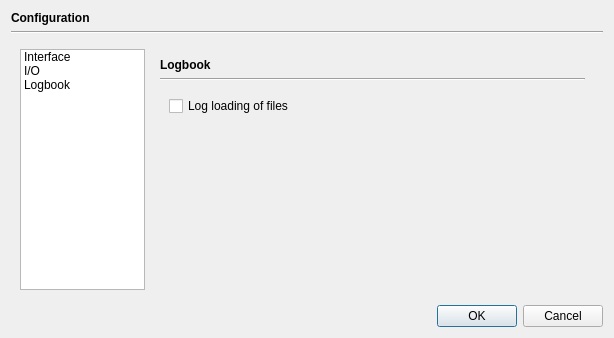
<?xml version="1.0" encoding="UTF-8"?>
<ui version="4.0">
 <class>ConfigurationDialog</class>
 <widget class="QDialog" name="ConfigurationDialog">
  <property name="geometry">
   <rect>
    <x>0</x>
    <y>0</y>
    <width>614</width>
    <height>338</height>
   </rect>
  </property>
  <property name="windowTitle">
   <string>Dialog</string>
  </property>
  <layout class="QVBoxLayout" name="verticalLayout">
   <item>
    <widget class="QLabel" name="label">
     <property name="font">
      <font>
       <weight>75</weight>
       <bold>true</bold>
      </font>
     </property>
     <property name="text">
      <string>Configuration</string>
     </property>
    </widget>
   </item>
   <item>
    <widget class="Line" name="line">
     <property name="orientation">
      <enum>Qt::Horizontal</enum>
     </property>
    </widget>
   </item>
   <item>
    <widget class="QWidget" name="widget" native="true">
     <property name="sizePolicy">
      <sizepolicy hsizetype="Preferred" vsizetype="Preferred">
       <horstretch>0</horstretch>
       <verstretch>1</verstretch>
      </sizepolicy>
     </property>
     <layout class="QHBoxLayout" name="horizontalLayout">
      <item>
       <widget class="QListWidget" name="listWidget">
        <property name="sizePolicy">
         <sizepolicy hsizetype="Fixed" vsizetype="Expanding">
          <horstretch>0</horstretch>
          <verstretch>0</verstretch>
         </sizepolicy>
        </property>
        <property name="maximumSize">
         <size>
          <width>125</width>
          <height>16777215</height>
         </size>
        </property>
        <item>
         <property name="text">
          <string>Interface</string>
         </property>
        </item>
        <item>
         <property name="text">
          <string>I/O</string>
         </property>
        </item>
        <item>
         <property name="text">
          <string>Logbook</string>
         </property>
        </item>
       </widget>
      </item>
      <item>
       <widget class="QStackedWidget" name="stackedWidget">
        <property name="sizePolicy">
         <sizepolicy hsizetype="Expanding" vsizetype="Preferred">
          <horstretch>1</horstretch>
          <verstretch>0</verstretch>
         </sizepolicy>
        </property>
        <property name="currentIndex">
         <number>2</number>
        </property>
        <widget class="QWidget" name="guiPage">
         <layout class="QVBoxLayout" name="verticalLayout_3">
          <item>
           <widget class="QLabel" name="label_4">
            <property name="font">
             <font>
              <weight>75</weight>
              <bold>true</bold>
             </font>
            </property>
            <property name="text">
             <string>Interface</string>
            </property>
           </widget>
          </item>
          <item>
           <widget class="Line" name="line_3">
            <property name="orientation">
             <enum>Qt::Horizontal</enum>
            </property>
           </widget>
          </item>
          <item>
           <widget class="QGroupBox" name="groupBox_5">
            <property name="title">
             <string>Style</string>
            </property>
            <layout class="QGridLayout" name="gridLayout_5">
             <item row="0" column="0">
              <widget class="QLabel" name="label_6">
               <property name="sizePolicy">
                <sizepolicy hsizetype="Fixed" vsizetype="Preferred">
                 <horstretch>0</horstretch>
                 <verstretch>0</verstretch>
                </sizepolicy>
               </property>
               <property name="text">
                <string>Qt style:</string>
               </property>
              </widget>
             </item>
             <item row="0" column="1">
              <widget class="QComboBox" name="styleBox"/>
             </item>
             <item row="1" column="0">
              <widget class="QLabel" name="label_7">
               <property name="sizePolicy">
                <sizepolicy hsizetype="Fixed" vsizetype="Preferred">
                 <horstretch>0</horstretch>
                 <verstretch>0</verstretch>
                </sizepolicy>
               </property>
               <property name="text">
                <string>Palette:</string>
               </property>
              </widget>
             </item>
             <item row="1" column="1">
              <widget class="QComboBox" name="paletteBox"/>
             </item>
            </layout>
           </widget>
          </item>
          <item>
           <spacer name="verticalSpacer_2">
            <property name="orientation">
             <enum>Qt::Vertical</enum>
            </property>
            <property name="sizeHint" stdset="0">
             <size>
              <width>20</width>
              <height>40</height>
             </size>
            </property>
           </spacer>
          </item>
         </layout>
        </widget>
        <widget class="QWidget" name="ioPage">
         <property name="sizePolicy">
          <sizepolicy hsizetype="Preferred" vsizetype="Preferred">
           <horstretch>1</horstretch>
           <verstretch>0</verstretch>
          </sizepolicy>
         </property>
         <layout class="QVBoxLayout" name="verticalLayout_2">
          <item>
           <widget class="QLabel" name="label_2">
            <property name="font">
             <font>
              <weight>75</weight>
              <bold>true</bold>
             </font>
            </property>
            <property name="text">
             <string>I/O</string>
            </property>
           </widget>
          </item>
          <item>
           <widget class="Line" name="line_2">
            <property name="orientation">
             <enum>Qt::Horizontal</enum>
            </property>
           </widget>
          </item>
          <item>
           <widget class="QWidget" name="widget_2" native="true">
            <layout class="QGridLayout" name="gridLayout">
             <item row="0" column="1">
              <widget class="QRadioButton" name="fitsDoubleButton">
               <property name="sizePolicy">
                <sizepolicy hsizetype="Minimum" vsizetype="Fixed">
                 <horstretch>1</horstretch>
                 <verstretch>0</verstretch>
                </sizepolicy>
               </property>
               <property name="text">
                <string>double</string>
               </property>
               <property name="checked">
                <bool>true</bool>
               </property>
               <attribute name="buttonGroup">
                <string notr="true">buttonGroup</string>
               </attribute>
              </widget>
             </item>
             <item row="4" column="0" colspan="2">
              <widget class="QCheckBox" name="saveMetadataBox">
               <property name="text">
                <string>Write metadata file for images not saved as FITS</string>
               </property>
              </widget>
             </item>
             <item row="0" column="0">
              <widget class="QLabel" name="label_3">
               <property name="text">
                <string>FITS data format:</string>
               </property>
              </widget>
             </item>
             <item row="3" column="0" colspan="2">
              <widget class="QCheckBox" name="alwaysSaveFitsBox">
               <property name="text">
                <string>Plugins always save in FITS format</string>
               </property>
              </widget>
             </item>
             <item row="1" column="1">
              <widget class="QRadioButton" name="fitsFloatButton">
               <property name="text">
                <string>float</string>
               </property>
               <attribute name="buttonGroup">
                <string notr="true">buttonGroup</string>
               </attribute>
              </widget>
             </item>
            </layout>
           </widget>
          </item>
          <item>
           <spacer name="verticalSpacer">
            <property name="orientation">
             <enum>Qt::Vertical</enum>
            </property>
            <property name="sizeHint" stdset="0">
             <size>
              <width>20</width>
              <height>40</height>
             </size>
            </property>
           </spacer>
          </item>
         </layout>
        </widget>
        <widget class="QWidget" name="logbookPage">
         <layout class="QVBoxLayout" name="verticalLayout_4">
          <item>
           <widget class="QLabel" name="label_5">
            <property name="font">
             <font>
              <weight>75</weight>
              <bold>true</bold>
             </font>
            </property>
            <property name="text">
             <string>Logbook</string>
            </property>
           </widget>
          </item>
          <item>
           <widget class="Line" name="line_4">
            <property name="orientation">
             <enum>Qt::Horizontal</enum>
            </property>
           </widget>
          </item>
          <item>
           <widget class="QWidget" name="widget_3" native="true">
            <layout class="QGridLayout" name="gridLayout_2">
             <item row="0" column="0">
              <widget class="QCheckBox" name="logLoadingBox">
               <property name="text">
                <string>Log loading of files</string>
               </property>
              </widget>
             </item>
            </layout>
           </widget>
          </item>
          <item>
           <spacer name="verticalSpacer_3">
            <property name="orientation">
             <enum>Qt::Vertical</enum>
            </property>
            <property name="sizeHint" stdset="0">
             <size>
              <width>20</width>
              <height>40</height>
             </size>
            </property>
           </spacer>
          </item>
         </layout>
        </widget>
       </widget>
      </item>
     </layout>
    </widget>
   </item>
   <item>
    <widget class="QDialogButtonBox" name="buttonBox">
     <property name="orientation">
      <enum>Qt::Horizontal</enum>
     </property>
     <property name="standardButtons">
      <set>QDialogButtonBox::Cancel|QDialogButtonBox::Ok</set>
     </property>
    </widget>
   </item>
  </layout>
 </widget>
 <resources/>
 <connections>
  <connection>
   <sender>buttonBox</sender>
   <signal>accepted()</signal>
   <receiver>ConfigurationDialog</receiver>
   <slot>accept()</slot>
   <hints>
    <hint type="sourcelabel">
     <x>248</x>
     <y>254</y>
    </hint>
    <hint type="destinationlabel">
     <x>157</x>
     <y>274</y>
    </hint>
   </hints>
  </connection>
  <connection>
   <sender>buttonBox</sender>
   <signal>rejected()</signal>
   <receiver>ConfigurationDialog</receiver>
   <slot>reject()</slot>
   <hints>
    <hint type="sourcelabel">
     <x>316</x>
     <y>260</y>
    </hint>
    <hint type="destinationlabel">
     <x>286</x>
     <y>274</y>
    </hint>
   </hints>
  </connection>
  <connection>
   <sender>listWidget</sender>
   <signal>currentRowChanged(int)</signal>
   <receiver>stackedWidget</receiver>
   <slot>setCurrentIndex(int)</slot>
   <hints>
    <hint type="sourcelabel">
     <x>145</x>
     <y>162</y>
    </hint>
    <hint type="destinationlabel">
     <x>396</x>
     <y>162</y>
    </hint>
   </hints>
  </connection>
 </connections>
 <buttongroups>
  <buttongroup name="buttonGroup"/>
 </buttongroups>
</ui>
